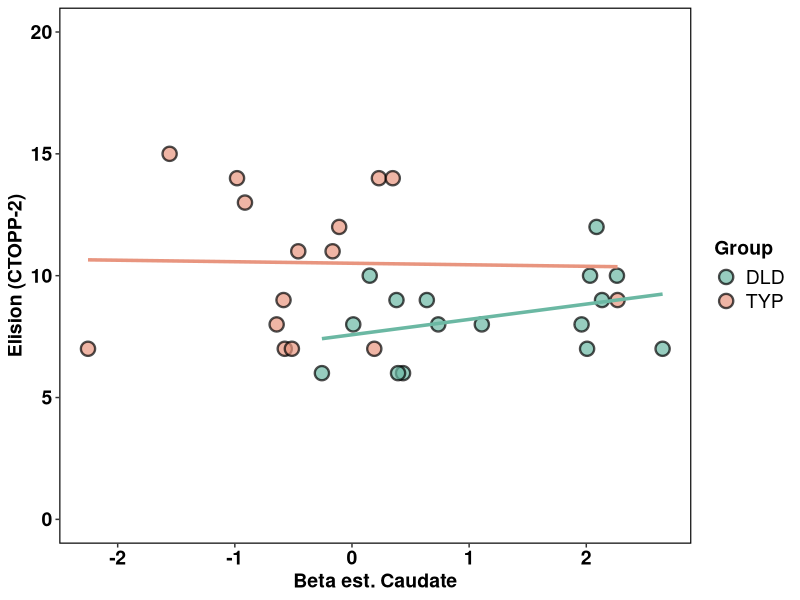
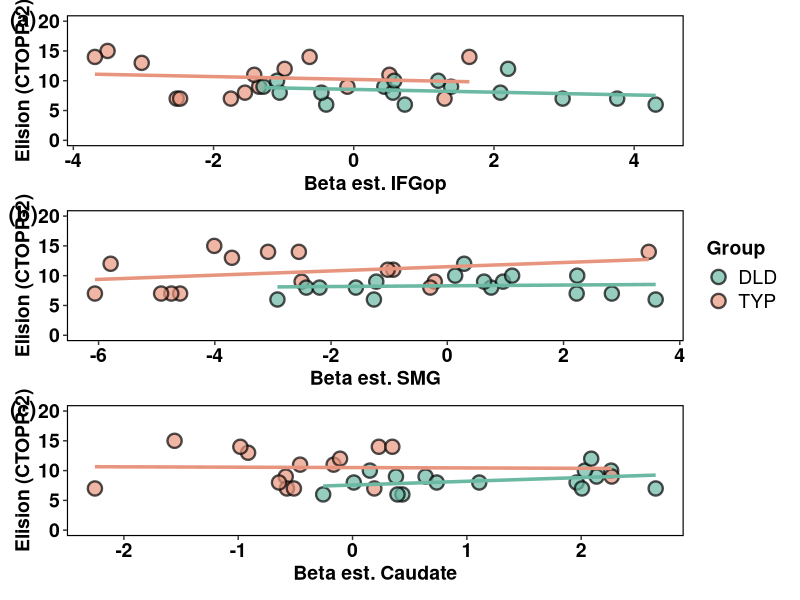
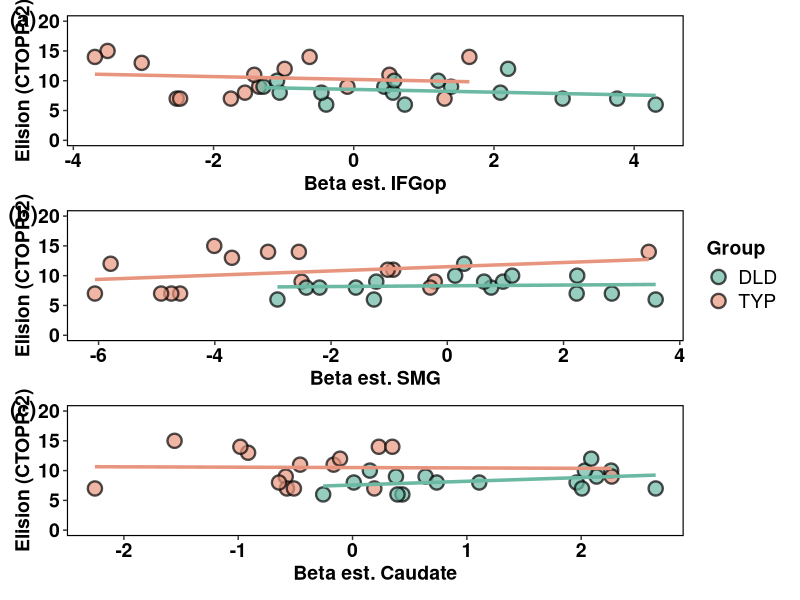
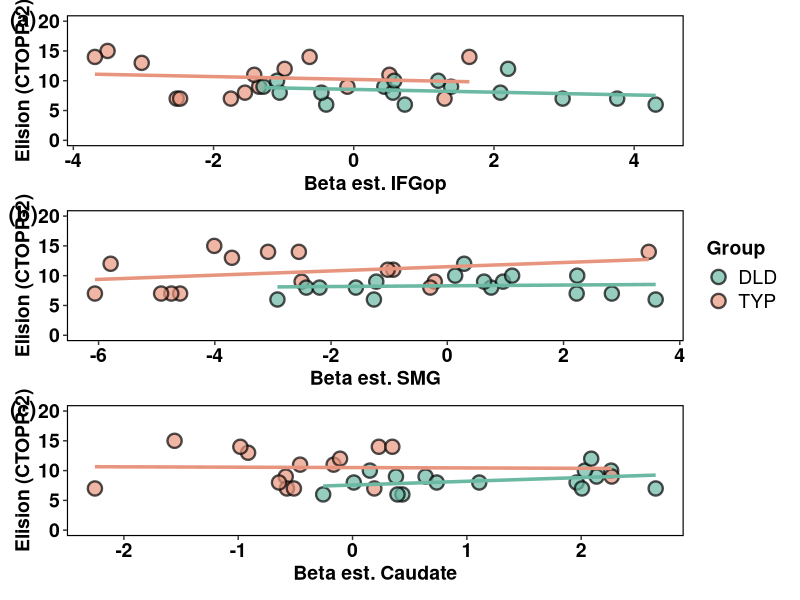

The R script that drew these images, in order:
## ---- chunk 1
knitr::opts_chunk$set(echo = TRUE)
## ---- chunk 2
# Load necessary libraries
library(openxlsx)
library(ggplot2)
library(patchwork)
library(dplyr)

# Read the data
data <- openxlsx::read.xlsx("Beta_Elision_Scatter.xlsx", sheet = "Sheet1")

# Rename columns (remove backslashes)
colnames(data) <- c("subjects", "CTOPP_2_EL_ScS", "Beta_caudate", "Beta_IFGop", "Beta_pSTG_SMG", "group")

# Convert Elision to numeric and remove n/a
data <- data %>%
  mutate(CTOPP_2_EL_ScS = as.numeric(CTOPP_2_EL_ScS)) %>%
  filter(!is.na(CTOPP_2_EL_ScS))

# Define colors matching the image
colors <- c("DLD" = "#6BB8A3", "TYP" = "#E8957F")

# Plot 1: Elision vs Beta Caudate
plot1 <- ggplot(data, aes(x = Beta_caudate, y = CTOPP_2_EL_ScS, color = group, fill = group)) +
  geom_point(size = 4, alpha = 0.7, shape = 21,color = "black", stroke = 1.2) +
  geom_smooth(method = "lm", se = FALSE, alpha = 0.15, linewidth = 1.2, show.legend = FALSE) +
  scale_color_manual(values = colors) +
  scale_fill_manual(values = colors) +
  scale_y_continuous(limits = c(0, 20), breaks = seq(0, 20, 5)) +
  labs(x = "Beta est. Caudate",
       y = "Elision (CTOPP-2)",
       color = "Group",
       fill = "Group") +
 
  theme(
    panel.background = element_rect(fill = "white", color = NA),
    plot.background = element_rect(fill = "white", color = NA),
    panel.grid = element_blank(),
    panel.grid.minor = element_blank(),
    panel.grid.major = element_blank(),
    axis.title = element_text(size = 14, face = "bold"),
    axis.text = element_text(size = 14, color = "black"),
    axis.text.x = element_text(face = "bold", size = 14, color = "black"),
    axis.text.y = element_text(face = "bold", size = 14, color = "black"),
    legend.position = "right",
    legend.text = element_text(size = 14),
    legend.title = element_text(size = 14, face = "bold"),
    panel.border = element_rect(color = "black", fill = NA, size = 0.8),
  )

# Plot 2: Elision vs Beta IFGop
plot2 <- ggplot(data, aes(x = Beta_IFGop, y = CTOPP_2_EL_ScS, color = group, fill = group)) +
  geom_point(size = 4, alpha = 0.7, shape = 21,color = "black", stroke = 1.2) +
  geom_smooth(method = "lm", se = FALSE, alpha = 0.15, linewidth = 1.2, show.legend = FALSE) +
  scale_color_manual(values = colors) +
  scale_fill_manual(values = colors) +
  scale_y_continuous(limits = c(0, 20), breaks = seq(0, 20, 5)) +
  labs(x = "Beta est. IFGop",
       y = "Elision (CTOPP-2)",
       color = "Group",
       fill = "Group") +

  theme(
    panel.background = element_rect(fill = "white", color = NA),
    plot.background = element_rect(fill = "white", color = NA),
    panel.grid = element_blank(),
    panel.grid.minor = element_blank(),
    panel.grid.major = element_blank(),
    axis.title = element_text(size = 14, face = "bold"),
    axis.text = element_text(size = 14, color = "black"),
    axis.text.x = element_text(face = "bold", size = 14, color = "black"),
    axis.text.y = element_text(face = "bold", size = 14, color = "black"),
    legend.position = "right",
    legend.text = element_text(size = 14),
    legend.title = element_text(size = 14, face = "bold"),
    panel.border = element_rect(color = "black", fill = NA, size = 0.8),
  )

# Plot 3: Elision vs Beta pSTG/SMG
plot3 <- ggplot(data, aes(x = Beta_pSTG_SMG, y = CTOPP_2_EL_ScS, color = group, fill = group)) +
  geom_point(size = 4, alpha = 0.7, shape = 21, color = "black", stroke = 1.2) +
  geom_smooth(method = "lm", se = FALSE, alpha = 0.15, linewidth = 1.2, show.legend = FALSE) +
  scale_color_manual(values = colors) +
  scale_fill_manual(values = colors) +
  scale_y_continuous(limits = c(0, 20), breaks = seq(0, 20, 5)) +
  labs(x = "Beta est. SMG",
       y = "Elision (CTOPP-2)",
       color = "Group",
       fill = "Group") +

  theme(
    panel.background = element_rect(fill = "white", color = NA),
    plot.background = element_rect(fill = "white", color = NA),
    panel.grid = element_blank(),
    panel.grid.minor = element_blank(),
    panel.grid.major = element_blank(),
    axis.title = element_text(size = 14, face = "bold"),
    axis.text = element_text(size = 14, color = "black"),
    axis.text.x = element_text(face = "bold", size = 14, color = "black"),
    axis.text.y = element_text(face = "bold", size = 14, color = "black"),
    legend.position = "right",
    legend.text = element_text(size = 14),
    legend.title = element_text(size = 14, face = "bold"),
    panel.border = element_rect(color = "black", fill = NA, size = 0.8),
  )

print(plot1)
# Create combined plot with larger spacing
combined_plot <- (plot2 / plot3 / plot1) + 
  plot_layout(guides = "collect", heights = c(1, 1, 1))+
  plot_annotation(
    tag_levels = "a",
      tag_prefix = "(",
      tag_suffix = ")"
  ) &
  theme(
    plot.tag = element_text(
      face = "bold",
      size = 16
    ),
    plot.tag.position = c(0.01, 0.98)
  )

print(combined_plot)

# Display with larger size
combined_plot

# SAVE as high-resolution PNG (recommended)
ggsave("Elision_Beta_Plots.png", plot = combined_plot, width = 6, height = 10, dpi = 300)
